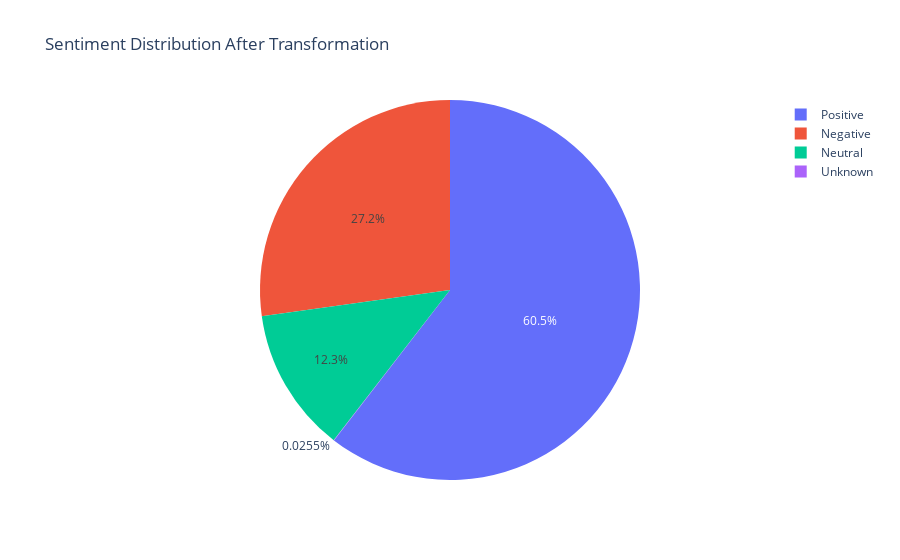

The notebook cell this image was saved under:
### Markdown cell above
## STEP 4: Target Variable Creation

Transforming ratings into sentiment labels according to the specified logic:
- Scores 1, 2, 3 → "Negative"
- Score 4 → "Neutral" 
- Score 5 → "Positive"

### Code cell
# Create sentiment labels based on star ratings
def create_sentiment_labels(rating):
    """
    Transform numerical ratings to sentiment labels
    1, 2, 3 -> Negative
    4 -> Neutral
    5 -> Positive
    """
    if rating in [1, 2, 3]:
        return 'Negative'
    elif rating == 4:
        return 'Neutral'
    elif rating == 5:
        return 'Positive'
    else:
        return 'Unknown'  # For any unexpected values

# Apply the transformation
rating_column = 'reviews.rating'

if rating_column in df.columns:
    df['sentiment'] = df[rating_column].apply(create_sentiment_labels)
    
    print("=== SENTIMENT TRANSFORMATION RESULTS ===")
    print(f"Using rating column: '{rating_column}'")
    sentiment_counts = df['sentiment'].value_counts()
    print("Sentiment distribution:")
    print(sentiment_counts)
    
    # Calculate percentages
    sentiment_percentages = (sentiment_counts / len(df) * 100).round(2)
    print("\nSentiment percentages:")
    for sentiment, percentage in sentiment_percentages.items():
        print(f"{sentiment}: {percentage}%")
    
    # Visualize the new sentiment distribution
    try:
        fig = px.pie(values=sentiment_counts.values, names=sentiment_counts.index, 
                     title='Sentiment Distribution After Transformation')
        fig.show()
    except Exception as plot_error:
        print(f"Plotly visualization error: {plot_error}")
        print("Using matplotlib as fallback:")
        plt.figure(figsize=(8, 8))
        plt.pie(sentiment_counts.values, labels=sentiment_counts.index, autopct='%1.1f%%')
        plt.title('Sentiment Distribution After Transformation')
        plt.show()
    
    # Show the mapping visually
    mapping_df = df.groupby([rating_column, 'sentiment']).size().reset_index(name='count')
    print(f"\n=== MAPPING VERIFICATION ===")
    display(mapping_df)
    
else:
    print(f"Rating column '{rating_column}' not found. Please check your dataset structure.")
    print("Available columns:", df.columns.tolist())
    
    # Try to find alternative rating columns as fallback
    possible_alternatives = ['rating', 'star_rating', 'score', 'stars', 'overall']
    found_alternative = None
    for alt_col in possible_alternatives:
        if alt_col in df.columns:
            found_alternative = alt_col
            break
    
    if found_alternative:
        print(f"Found alternative rating column: '{found_alternative}'. Using this instead.")
        df['sentiment'] = df[found_alternative].apply(create_sentiment_labels)
        rating_column = found_alternative  # Update for later use
    else:
        print("No suitable rating column found.")

### Figure 1 — Plotly figure (JSON) as saved in the notebook; plotly's stock layout.template omitted (floating-point values rounded to 4 significant figures)
{"data": [{"domain": {"x": [0, 1], "y": [0, 1]}, "hovertemplate": "label=%{label}<br>value=%{value}<extra></extra>", "labels": ["Positive", "Negative", "Neutral", "Unknown"], "legendgroup": "", "name": "", "showlegend": true, "type": "pie", "values": [33252, 14958, 6776, 14]}], "layout": {"legend": {"tracegroupgap": 0}, "title": {"text": "Sentiment Distribution After Transformation"}}}
